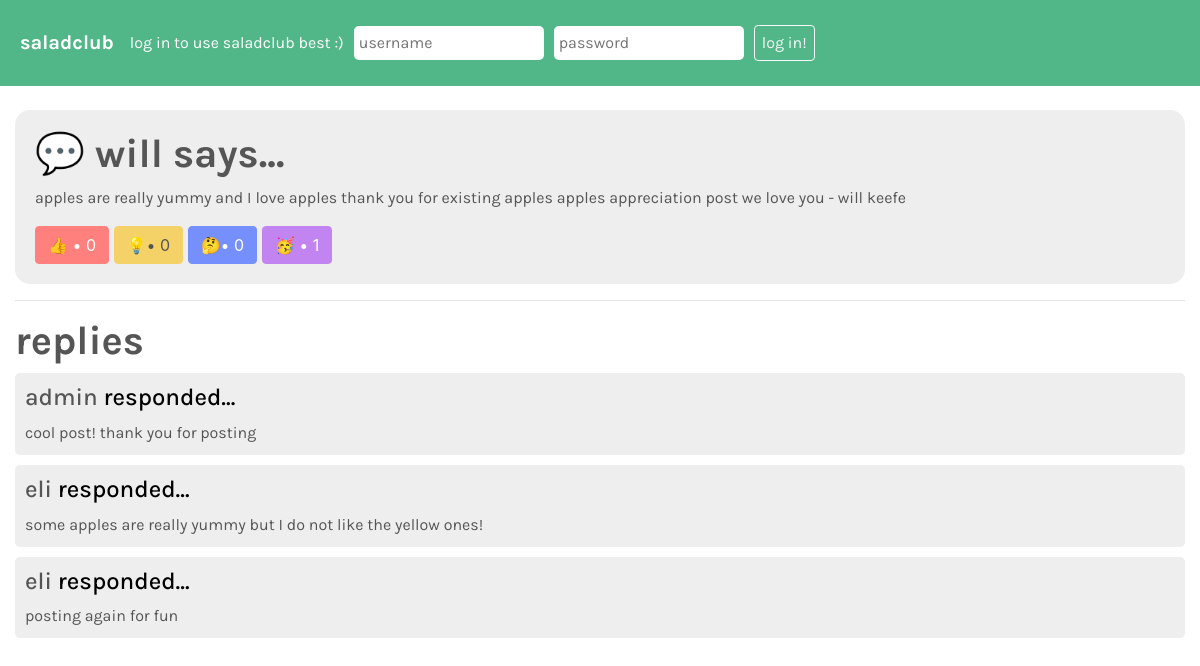
/post/16/, run on the app's committed database.
### plants/models.py (models this page shows, shortened)
class Post(models.Model):
	post_content = models.CharField(max_length=1000) # in case there is a lot of explaining to do :)
	post_plant = models.ForeignKey(Plant, on_delete=models.CASCADE, null=True, blank=True, default=None) # when the plant is deleted (shouldn't happen), remove posts
	author = models.ForeignKey(User, on_delete=models.CASCADE) # had to add null possibility?
	pub_date = models.DateTimeField('date published')
	post_parent = models.ForeignKey('self', on_delete=models.CASCADE, null=True, blank=True, default=None) # post deletes if the parent post deletes
	likes = models.IntegerField(default=0) # like button for people who like the post
	helpful = models.IntegerField(default=0) # for people who think the most is helpful
	also_questioning = models.IntegerField(default=0) # a 'like' to indicate that other people have the same issue
	celebrating = models.IntegerField(default=0) # for people who want to cheer on the post author

### plants/views.py (the view, shortened to what this page needs)
# urls.py: path('post/<str:post_id>/', views.post.as_view(), name='postcontent'),
class post(View):
	def get(self, request, post_id):
		post_objects = Post.objects.order_by('id')
		template = loader.get_template('post.html')
		form = AuthenticationForm()
		form.fields['username'].widget.attrs.update({
			'placeholder': 'username',
		})
		form.fields['password'].widget.attrs.update({
			'placeholder': 'password'
 		})
		context = {
			'post': get_object_or_404(Post, id=post_id),
			'post_replies': post_objects.filter(post_parent = Post.objects.get(id=post_id)),
			'likes': post_objects.get(id=post_id).likes,
			'helpfuls': post_objects.get(id=post_id).helpful,
			'questions': post_objects.get(id=post_id).also_questioning,
			'celebrations': post_objects.get(id=post_id).celebrating,
			'form': form
		}
		print(request.GET) # testing out the "reply" button that doesn't reply anything
		return HttpResponse(template.render(context, request))

### plants/templates/post.html (shortened to what this page needs)
<!DOCTYPE html>
<html>
	<head>
		<link rel="stylesheet" href="https://maxcdn.bootstrapcdn.com/bootstrap/4.0.0/css/bootstrap.min.css">
		{% load static %}
		<link rel="stylesheet" href="{% static '/plants/style.css' %}">
	</head>
	<body>
		<nav class="navbar navbar-expand-sm navbar-custom">
			<a class="navbar-brand" href="/"> saladclub </a>
			{% if user.is_authenticated %}
			<a class="nav-item" href="/user/{{ user.username }}"> welcome, {{ user.username }}! view your profile or </a>
			<form class="form-inline" action="/" method="POST">
				{% csrf_token %}
				<!-- This code was taken from Dr. J's repository, using a
				hidden input to log the user out. -->
				<input type="hidden" name="logout" value="logout"></input>
				<button id="logout" style="margin-left: 10px;" class="btn btn-outline-light" type="submit"> log out </button>
			</form>
			{% else %}
				<span class="navbar-text"> log in to use saladclub best :) </span>
				<form class="form-inline" action="/" method="POST">
					<span class="usernameinput"> {{ form.username }} </span>
					<span class="usernameinput"> {{ form.password }} </span>
					<button id="login" class="btn btn-outline-light" type="submit">log in!</button>
				</form>
			{% endif %}
		</nav>
		<br />
		<div class="container-fluid">
			<div class="postfocus" style="padding-bottom: 20px;">
				<h1> &#128172; <a href="/user/{{ post.author }}"> {{ post.author }}</a> says... </h1>
				<p> {{ post.post_content }} </p>
				<div>
					<form style="display: inline;" method="POST">
						<button id="like" class="btn btn-danger" type="submit">&#128077; • {{ likes }} </button>
					</form>
					<form style="display: inline;" method="POST">
						<button id="helpful" class="btn btn-warning" type="submit">&#128161;• {{ helpfuls }} </button>
					</form>
					<form style="display: inline;" method="POST">
						<button id="wonder" class="btn btn-primary" type="submit">&#129300;• {{ questions }} </button>
					</form>
					<form style="display:inline;" method="POST">
						<button class="btn btn-primary" id="celebrate" type="submit">🥳 • {{ celebrations }} </button>
					</form>
				</div>
			</div>
			<hr />
			<h1> replies </h1>
			{% for reply in post_replies %}
				<li class="postli">
					<h4> <a href="/user/{{ reply.author }}"> {{ reply.author }}</a> responded... </h4>
					<a href="/post/{{ reply.id }}/">{{ reply.post_content }}</a>
				</li>
			{% endfor %}
		</div>
	</body>
</html>

### plants/static/plants/style.css (style rules this page uses)
h1, h2, h4, p, a, navbar-brand { font-family: 'Karla', sans-serif; color: #555; }
h1, h2 { font-weight: 700; }
p { font-weight: 400; }
.navbar-custom { background-color: #52b788; padding: 20px; }
.navbar-text { font-family: 'Karla', sans-serif; color: white; margin-right: 10px; }
.navbar-brand { font-weight: 700; color: white; }
#login, #logout { font-family: 'Karla', sans-serif; padding-left: 7px; padding-right: 7px; padding-top: 5px; padding-bottom: 5px; margin-top: 5px; margin-bottom: 5px; }
.usernameinput input { border: none; border-radius: 5px; padding: 5px; font-family: 'Karla', sans-serif; margin-right: 10px; }
.postli { background-color: #eee; margin-bottom: 10px; padding: 10px; border-radius: 5px; list-style-type: none; }
.postli h4 { color: #000; }
.postfocus { background-color: #eee; padding: 20px; padding-bottom: 9px; border-radius: 15px; }
#like { background: #FF807C; border: 1px solid #FF807C; }
#helpful { background: #F5D268; border: 1px solid #F5D268; color: #555; }
#wonder { background: #758FFC; border: 1px solid #758FFC; }
#celebrate { background: #C184F1; border:1px solid #C184F1; }

### data on the page
Post: author "will", post_content "apples are really yummy and I love apples thank you for existing apples apples appreciation post we love you - will keefe"
Post: author "admin", post_content "cool post! thank you for posting"
Post: author "eli", post_content "some apples are really yummy but I do not like the yellow ones!"
Post: author "eli", post_content "posting again for fun"

### other printed values
{{ likes }} "0"
{{ helpfuls }} "0"
{{ questions }} "0"
{{ celebrations }} "1"
